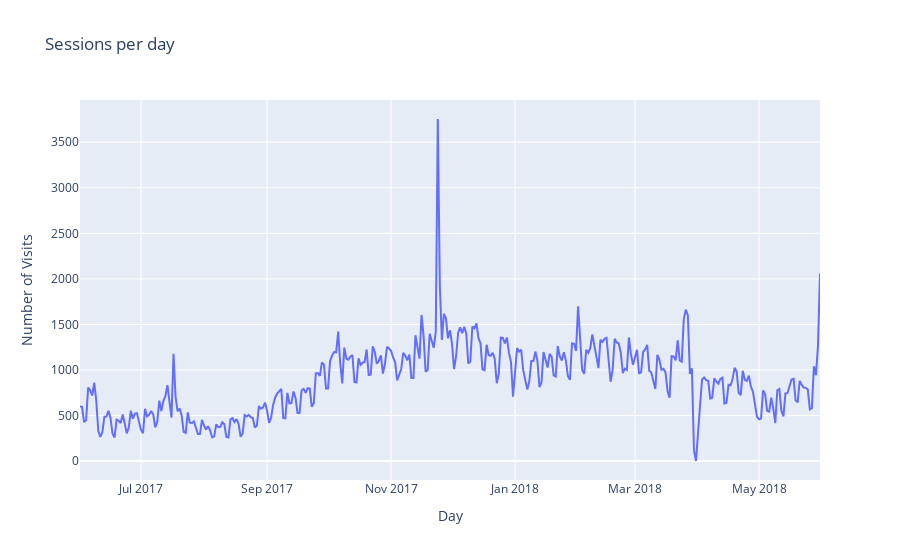

The notebook cell this image was saved under:
### Markdown cell above
There are on average 889 sessions per day.

### Code cell
fig = px.line(visits_daily, x='visit_day', y='uid', title='Sessions per day', labels={'visit_day':'Day','uid':'Number of Visits'})
fig.show()

### Figure 1 — Plotly figure (JSON) as saved in the notebook; plotly's stock layout.template omitted (floating-point values rounded to 4 significant figures; data arrays with more than 128 entries replaced by an {"elided": "..."} marker saying what was removed)
{"data": [{"hoverlabel": {"namelength": 0}, "hovertemplate": "Day=%{x}<br>Number of Visits=%{y}", "legendgroup": "", "line": {"color": "#636efa", "dash": "solid"}, "mode": "lines", "name": "", "showlegend": false, "type": "scatter", "x": {"elided": "364 str values"}, "xaxis": "x", "y": {"elided": "364 int values"}, "yaxis": "y"}], "layout": {"legend": {"tracegroupgap": 0}, "title": {"text": "Sessions per day"}, "xaxis": {"anchor": "y", "domain": [0, 1], "title": {"text": "Day"}}, "yaxis": {"anchor": "x", "domain": [0, 1], "title": {"text": "Number of Visits"}}}}
